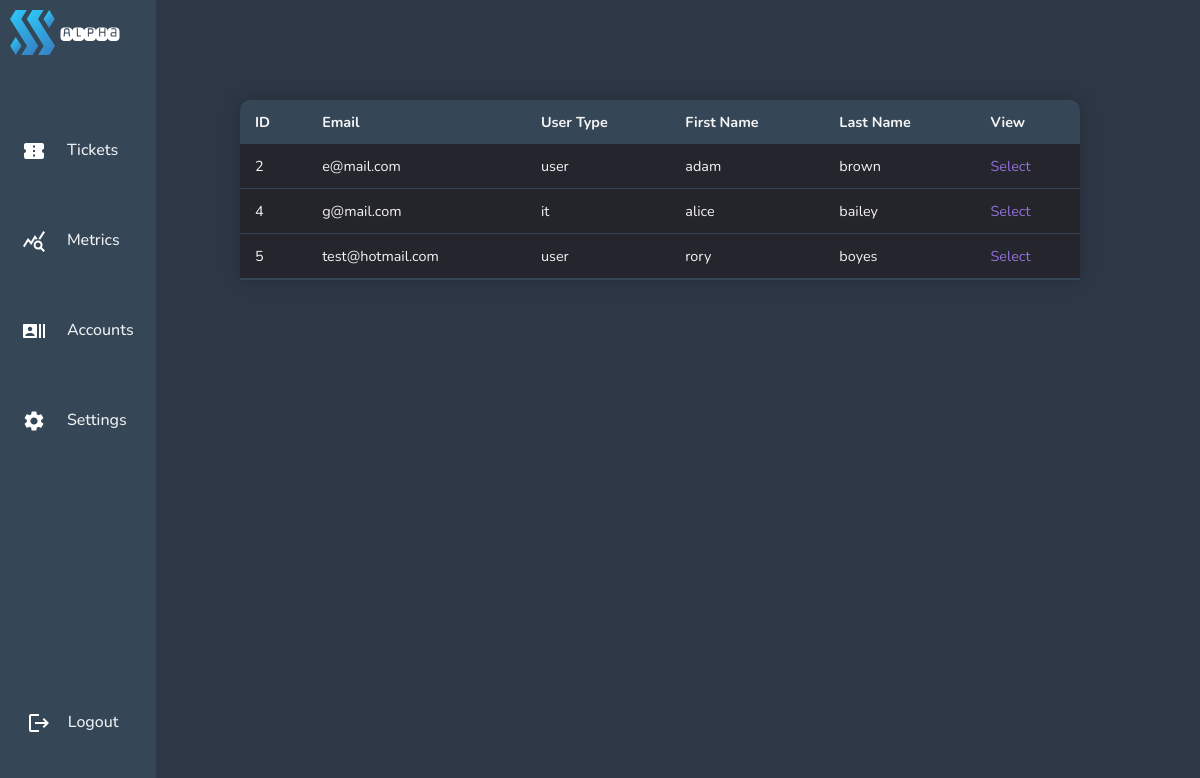
Before: /pages/view-users.php with the older database file.
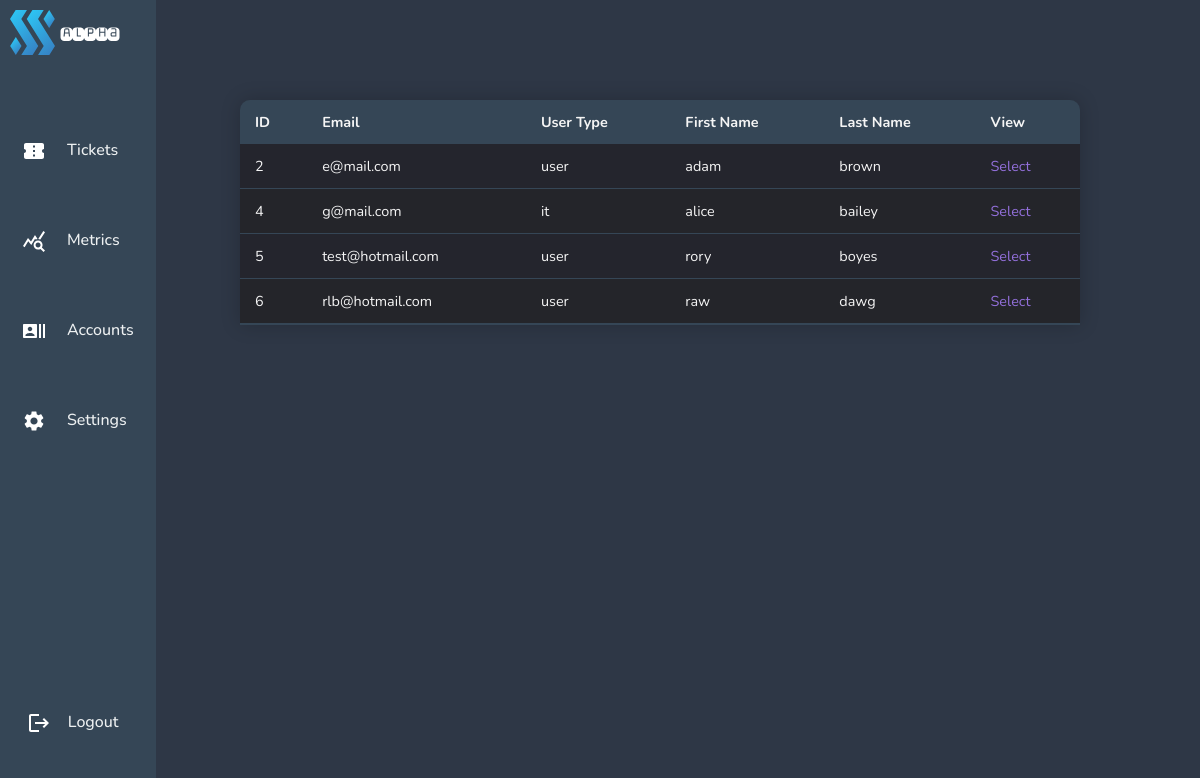
After: the same page with the newer database file.
### tables this page shows
CREATE TABLE "Users" (
	"id"	INTEGER UNIQUE,
	"Email"	TEXT,
	"password"	TEXT,
	"User"	TEXT,
	"fname"	TEXT,
	"lname"	TEXT,
	PRIMARY KEY("id" AUTOINCREMENT)
);

### pages/view-users.php (the view, shortened to what this page needs)
    <?php include'../navigation/admindashnavbar.php';
    require ('../config/dbcon.php'); ?>
    <link rel="stylesheet" href="../navigation/admindashnavbar.css">
    <link rel="stylesheet" href="../css/admintickettable.css">
</head>
<body bgcolor="#2E3746">
<div class="full-screen-container">
    <?php
    $query = "SELECT * FROM Users";
    $statement = $conn->prepare($query);
    $statement->execute();
    $statement->setFetchMode(PDO::FETCH_OBJ);
    $result = $statement->fetchAll();
    ?>
    <table class="ticket-table">
        <thead>
        <tr>
            <th>ID</th>
            <th>Email</th>
            <th>User Type</th>
            <th>First Name</th>
            <th>Last Name</th>
            <th>View</th>
        </tr>
        </thead>
        <?php foreach($result as $data) { ?>
            <tr>
                <td><?= $data->id; ?> </td>
                <td><?= $data->Email; ?> </td>
                <td><?= $data->User; ?> </td>
                <td><?= $data->fname; ?> </td>
                <td><?= $data->lname ?> </td>
                <td>
                    <a href="../pages/edit-user.php?id=<?= $data->id; ?>" class="selectbutton">Select</a>
                </td>
            </tr>
            <?php
        }
        ?>
    </table>
</div>
</body>
</html>

Changed rows visible on the page:
added users: id "6", Email "rlb@hotmail.com", User "user", fname "raw", lname "dawg"
